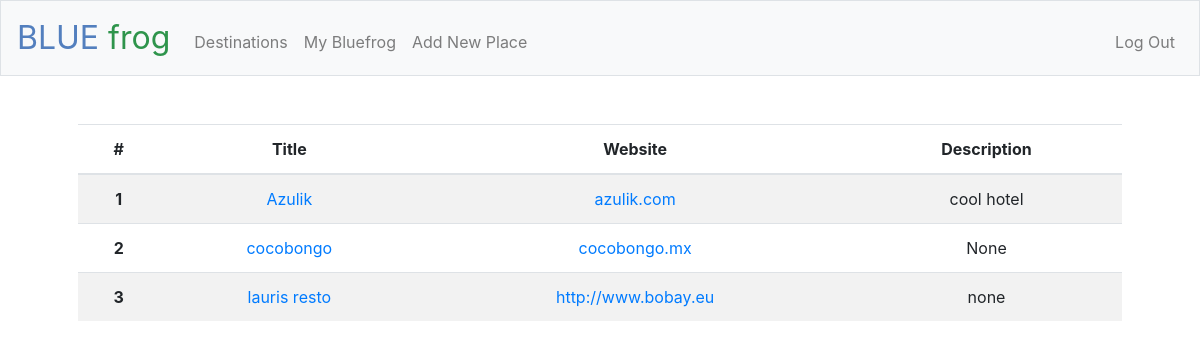
Screenshot of /destination/CUN (signed in) with the database file from the repository.
### tables this page shows
CREATE TABLE places (id INTEGER PRIMARY KEY AUTOINCREMENT NOT NULL, title TEXT NOT NULL, dest_id INTEGER NOT NULL, url TEXT, email TEXT, phone TEXT, description TEXT, public BOOLEAN, 'timestamp' TIMESTAMP DEFAULT CURRENT_TIMESTAMP NOT NULL, FOREIGN KEY(dest_id) REFERENCES destinations(id));

### app.py (the view)
@app.route("/destination/<iata>")
@login_required
def destination(iata):
    destination = db.execute("SELECT * FROM destinations WHERE iata = :iata", iata = iata)
    dest_id = destination[0]["id"]
    place_list = db.execute("SELECT id, title, url, description FROM places WHERE dest_id = :dest_id", dest_id = dest_id)
    print(place_list)
    return render_template("destination.html", place_list = place_list, iata = iata)

### app.py (called while the page is built)
@app.after_request
def after_request(response):
    response.headers["Cache-Control"] = "no-cache, no-store, must-revalidate"
    response.headers["Expires"] = 0
    response.headers["Pragma"] = "no-cache"
    return response

### helpers.py (called while the page is built)
def login_required(f):
    @wraps(f)
    def decorated_function(*args, **kwargs):
        if session.get("user_id") is None:
            return redirect("/login")
        return f(*args, **kwargs)
    return decorated_function

### templates/destination.html (shortened to what this page needs)
{% extends "layout.html" %}
{% block main %}
<table class="table table-striped">
  <thead>
    <tr>
      <th scope="col">#</th>
      <th scope="col">Title</th>
      <th scope="col">Website</th>
      <th scope="col">Description</th>
    </tr>
  </thead>
<tbody>
  {% for place in place_list %}
  <tr>
    <th scope="row">{{ loop.index }}</th>
    <td><a href={{ url_for('place', place_id=place["id"]) }}>{{ place["title"] }}</a></td>
    <td><a href={{ place["url"] }}>{{ place["url"] }}</a></td>
    <td>{{ place["description"] }}</td>
  </tr>
  {% endfor %}
</tbody>
</table>
{% endblock %}

### rows the page displays
places: title "Azulik", url "azulik.com", description "cool hotel"
places: title "cocobongo", url "cocobongo.mx", description "None"
places: title "lauris resto", url "http://www.bobay.eu", description "none"
